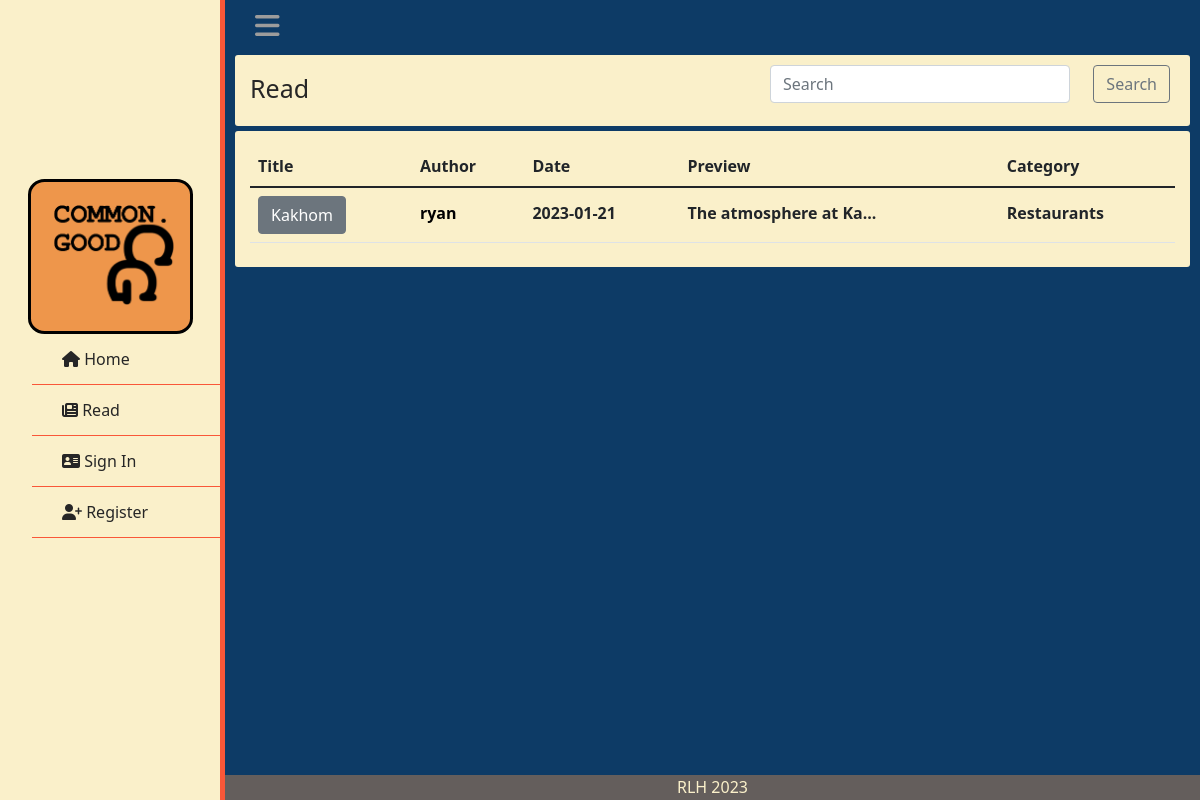
Before: /read with the older database file.
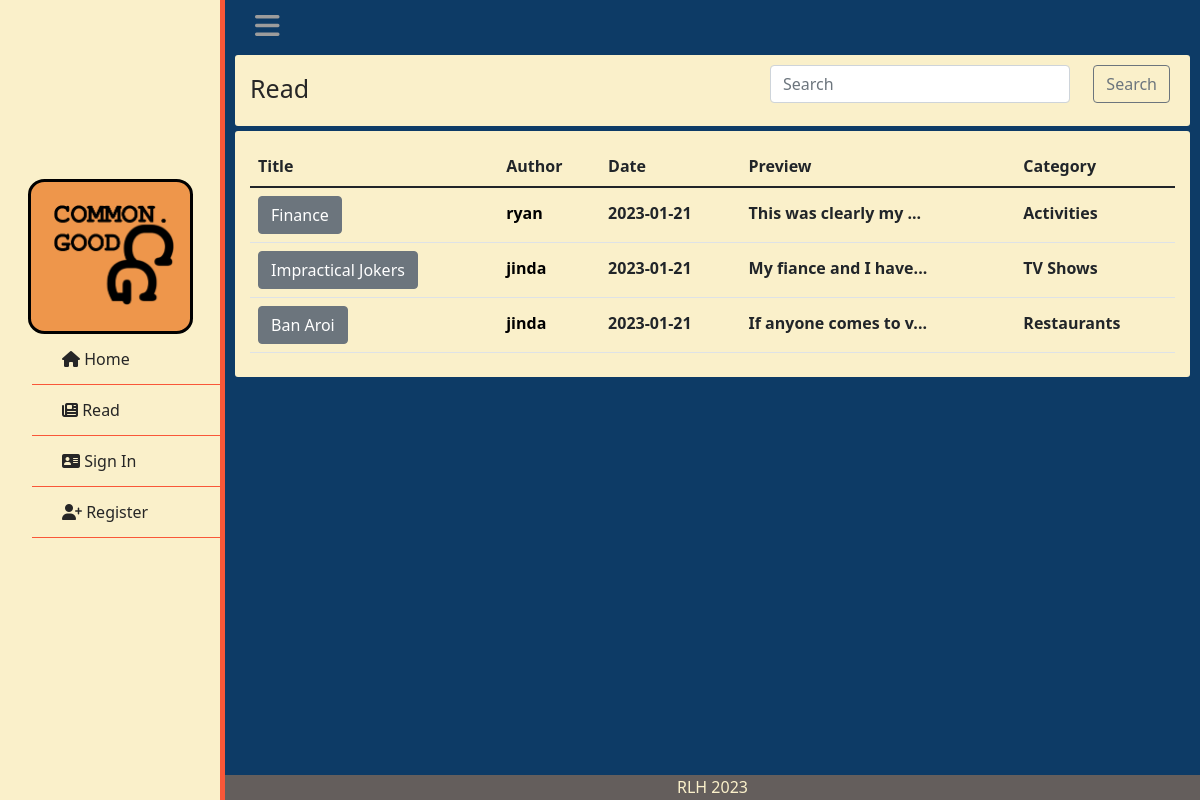
After: the same page with the newer database file.
### tables this page shows
CREATE TABLE categories (post_id INTEGER NOT NULL REFERENCES posts(post_id), category TEXT NOT NULL);

CREATE TABLE posts (user_id INTEGER REFERENCES user(id), post_id INTEGER PRIMARY KEY AUTOINCREMENT, title TEXT NOT NULL, body TEXT NOT NULL, time TIMESTAMP NOT NULL);

CREATE TABLE users (id INTEGER PRIMARY KEY AUTOINCREMENT, username TEXT NOT NULL, hash TEXT NOT NULL, ismod TEXT NOT NULL);

### app.py (the view)
@app.route("/read", methods=["GET","POST"])
def read():
    if request.method == "POST":
        search = request.form.get("search")
        search = search.split(' ')
        data = []
        pids = []
        for term in search:
            term = f"%{term}%"
            temp = select("data.db", "SELECT * FROM users JOIN (SELECT * FROM posts JOIN categories ON posts.post_id = categories.post_id) ON id = user_id WHERE title LIKE (?) OR username LIKE (?) ORDER BY time DESC;", (term, term))
            for post in temp:
                if post["post_id"] not in pids:
                    post["time"] = post["time"].split(' ')
                    pids.append(post["post_id"])
                    data.append(post)
        return render_template("read.html", posts=data)
    else:
        data = select("data.db", "SELECT * FROM users JOIN (SELECT * FROM posts JOIN categories ON  posts.post_id = categories.post_id) ON id = user_id ORDER BY time DESC;")
        for post in data:
            post["time"] = post["time"].split(' ')
        return render_template("read.html", posts=data)

### helpers.py (called while the page is built)
def select(database, query:str, query_variable=None):
    connection = sqlite3.connect(database)
    cur = connection.cursor()
    if not isinstance(query_variable, tuple) and query_variable != None:
        query_variable = tuple([query_variable])
    if query_variable == None:
        cur.execute(query)
    elif len(query_variable) > 1:
        cur.execute(query, query_variable)
    else:
        cur.execute(query, query_variable)
    names = list(map(lambda x: x[0], cur.description))
    db = cur.fetchall()
    dictlist = []
    for row in range(len(db)):
        currow = db[row]
        currowdict = {}
        for col in range(len(currow)):
            currowdict[names[col]] = currow[col]
        dictlist.append(currowdict)
    return dictlist

### templates/read.html (shortened to what this page needs)
{% extends "layout.html" %}
{% block main %}
    <div class="box">
        <p class="formtitle">Read</p>
        <form action="/read" method="post">
            <input autocomplete="off" type="text" id="sbar" class="form-control" name="search" placeholder="Search" aria-label="search">
            <button id="sbtn" class="btn btn-outline-secondary" type="submit" id="button-addon2">Search</button>
        </form>
    </div>
    <div class="box">
        <table class="table">
            <thead>
                <tr>
                    <th scope="col">Title</th>
                    <th scope="col">Author</th>
                    <th scope="col">Date</th>
                    <th scope="col">Preview</th>
                    <th scope="col">Category</th>
                </tr>
            </thead>
            <tbody>
            {% for row in posts: %}
            <tr class="postrow">
                <th scope="row"><form action="/review" method="post"><button class="btn btn-secondary" type="submit" name="id" value="{{ row['post_id'] }}">{{ row["title"] }}</button></form></th>
                <th><form action="/usrprofile" method="post"><button type="submit" name="id" value="{{ row['id'] }}" class="proflink">{{ row["username"] }}</button></form></th>
                <th>{{ row["time"][0] }}</th>
                <th>{{ row["body"][:20] }}...</th>
                <th>{{ row["category"] }}</th>
            </tr>
            {% endfor %}
            </tbody>
        </table>
    </div>
{% endblock %}

Changed rows visible on the page:
added categories: {{ row['post_id'] }} 25 (drawn), title "Finance", {{ row['id'] }} 29 (drawn), username "ryan", row "2023-01-21", body "This was clearly my", category "Activities"
added categories: {{ row['post_id'] }} 24 (drawn), title "Impractical Jokers", {{ row['id'] }} 30 (drawn), username "jinda", row "2023-01-21", body "My fiance and I have", category "TV Shows"
changed categories "Restaurants": {{ row['post_id'] }} 12 → 23 (drawn); title "Kakhom" → "Ban Aroi"; {{ row['id'] }} 29 → 30 (drawn); username "ryan" → "jinda"; body "The atmosphere at Ka" → "If anyone comes to v"
